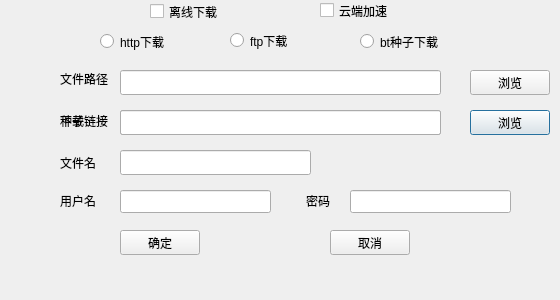
<?xml version="1.0" encoding="UTF-8"?>
<ui version="4.0">
 <class>addnew</class>
 <widget class="QDialog" name="addnew">
  <property name="geometry">
   <rect>
    <x>0</x>
    <y>0</y>
    <width>560</width>
    <height>300</height>
   </rect>
  </property>
  <property name="windowTitle">
   <string>新建</string>
  </property>
  <property name="sizeGripEnabled">
   <bool>false</bool>
  </property>
  <property name="modal">
   <bool>false</bool>
  </property>
  <widget class="QRadioButton" name="radioButton_http">
   <property name="geometry">
    <rect>
     <x>100</x>
     <y>30</y>
     <width>93</width>
     <height>23</height>
    </rect>
   </property>
   <property name="text">
    <string>http下载</string>
   </property>
  </widget>
  <widget class="QRadioButton" name="radioButton_bt">
   <property name="geometry">
    <rect>
     <x>360</x>
     <y>30</y>
     <width>93</width>
     <height>23</height>
    </rect>
   </property>
   <property name="text">
    <string>bt种子下载</string>
   </property>
  </widget>
  <widget class="QLabel" name="label_url">
   <property name="geometry">
    <rect>
     <x>60</x>
     <y>100</y>
     <width>61</width>
     <height>41</height>
    </rect>
   </property>
   <property name="text">
    <string>下载链接</string>
   </property>
  </widget>
  <widget class="QLineEdit" name="lineEdit_url">
   <property name="geometry">
    <rect>
     <x>120</x>
     <y>110</y>
     <width>321</width>
     <height>25</height>
    </rect>
   </property>
  </widget>
  <widget class="QLineEdit" name="lineEdit_bt_url">
   <property name="geometry">
    <rect>
     <x>120</x>
     <y>110</y>
     <width>321</width>
     <height>25</height>
    </rect>
   </property>
  </widget>
  <widget class="QPushButton" name="pushButton_scan_bt">
   <property name="geometry">
    <rect>
     <x>470</x>
     <y>110</y>
     <width>80</width>
     <height>25</height>
    </rect>
   </property>
   <property name="text">
    <string>浏览</string>
   </property>
   <property name="icon">
    <iconset resource="image.qrc">
     <normaloff>:/home/appex/image/files.png</normaloff>:/home/appex/image/files.png</iconset>
   </property>
  </widget>
  <widget class="QCheckBox" name="chk_offline">
   <property name="geometry">
    <rect>
     <x>150</x>
     <y>0</y>
     <width>78</width>
     <height>23</height>
    </rect>
   </property>
   <property name="text">
    <string>离线下载</string>
   </property>
  </widget>
  <widget class="QPushButton" name="pushButton_ok">
   <property name="geometry">
    <rect>
     <x>120</x>
     <y>230</y>
     <width>80</width>
     <height>25</height>
    </rect>
   </property>
   <property name="text">
    <string>确定</string>
   </property>
   <property name="autoDefault">
    <bool>true</bool>
   </property>
   <property name="default">
    <bool>false</bool>
   </property>
  </widget>
  <widget class="QPushButton" name="pushButton_cancel">
   <property name="geometry">
    <rect>
     <x>330</x>
     <y>230</y>
     <width>80</width>
     <height>25</height>
    </rect>
   </property>
   <property name="text">
    <string>取消</string>
   </property>
  </widget>
  <widget class="QLabel" name="label_path">
   <property name="geometry">
    <rect>
     <x>60</x>
     <y>70</y>
     <width>51</width>
     <height>17</height>
    </rect>
   </property>
   <property name="text">
    <string>文件路径</string>
   </property>
  </widget>
  <widget class="QLineEdit" name="lineEdit_path">
   <property name="geometry">
    <rect>
     <x>120</x>
     <y>70</y>
     <width>321</width>
     <height>25</height>
    </rect>
   </property>
  </widget>
  <widget class="QPushButton" name="pushButton_scan">
   <property name="geometry">
    <rect>
     <x>470</x>
     <y>70</y>
     <width>80</width>
     <height>25</height>
    </rect>
   </property>
   <property name="text">
    <string>浏览</string>
   </property>
   <property name="icon">
    <iconset resource="image.qrc">
     <normaloff>:/home/appex/image/files.png</normaloff>:/home/appex/image/files.png</iconset>
   </property>
  </widget>
  <widget class="QLabel" name="label_filename">
   <property name="geometry">
    <rect>
     <x>60</x>
     <y>155</y>
     <width>51</width>
     <height>16</height>
    </rect>
   </property>
   <property name="text">
    <string>文件名</string>
   </property>
  </widget>
  <widget class="QLineEdit" name="lineEdit_filename">
   <property name="geometry">
    <rect>
     <x>120</x>
     <y>150</y>
     <width>191</width>
     <height>25</height>
    </rect>
   </property>
  </widget>
  <widget class="QLabel" name="label_bt_url">
   <property name="geometry">
    <rect>
     <x>60</x>
     <y>112</y>
     <width>51</width>
     <height>17</height>
    </rect>
   </property>
   <property name="text">
    <string>种子</string>
   </property>
  </widget>
  <widget class="QRadioButton" name="radioButton_ftp">
   <property name="geometry">
    <rect>
     <x>230</x>
     <y>30</y>
     <width>99</width>
     <height>21</height>
    </rect>
   </property>
   <property name="text">
    <string>ftp下载</string>
   </property>
  </widget>
  <widget class="QLabel" name="label_username">
   <property name="geometry">
    <rect>
     <x>60</x>
     <y>190</y>
     <width>57</width>
     <height>21</height>
    </rect>
   </property>
   <property name="text">
    <string>用户名</string>
   </property>
  </widget>
  <widget class="QLineEdit" name="lineEdit_username">
   <property name="geometry">
    <rect>
     <x>120</x>
     <y>190</y>
     <width>151</width>
     <height>23</height>
    </rect>
   </property>
  </widget>
  <widget class="QLabel" name="label_password">
   <property name="geometry">
    <rect>
     <x>306</x>
     <y>190</y>
     <width>31</width>
     <height>21</height>
    </rect>
   </property>
   <property name="text">
    <string>密码</string>
   </property>
  </widget>
  <widget class="QLineEdit" name="lineEdit_password">
   <property name="geometry">
    <rect>
     <x>350</x>
     <y>190</y>
     <width>161</width>
     <height>23</height>
    </rect>
   </property>
  </widget>
  <widget class="QCheckBox" name="chk_cloud_accelerate">
   <property name="geometry">
    <rect>
     <x>320</x>
     <y>0</y>
     <width>85</width>
     <height>21</height>
    </rect>
   </property>
   <property name="text">
    <string>云端加速</string>
   </property>
  </widget>
 </widget>
 <resources>
  <include location="image.qrc"/>
 </resources>
 <connections/>
</ui>
